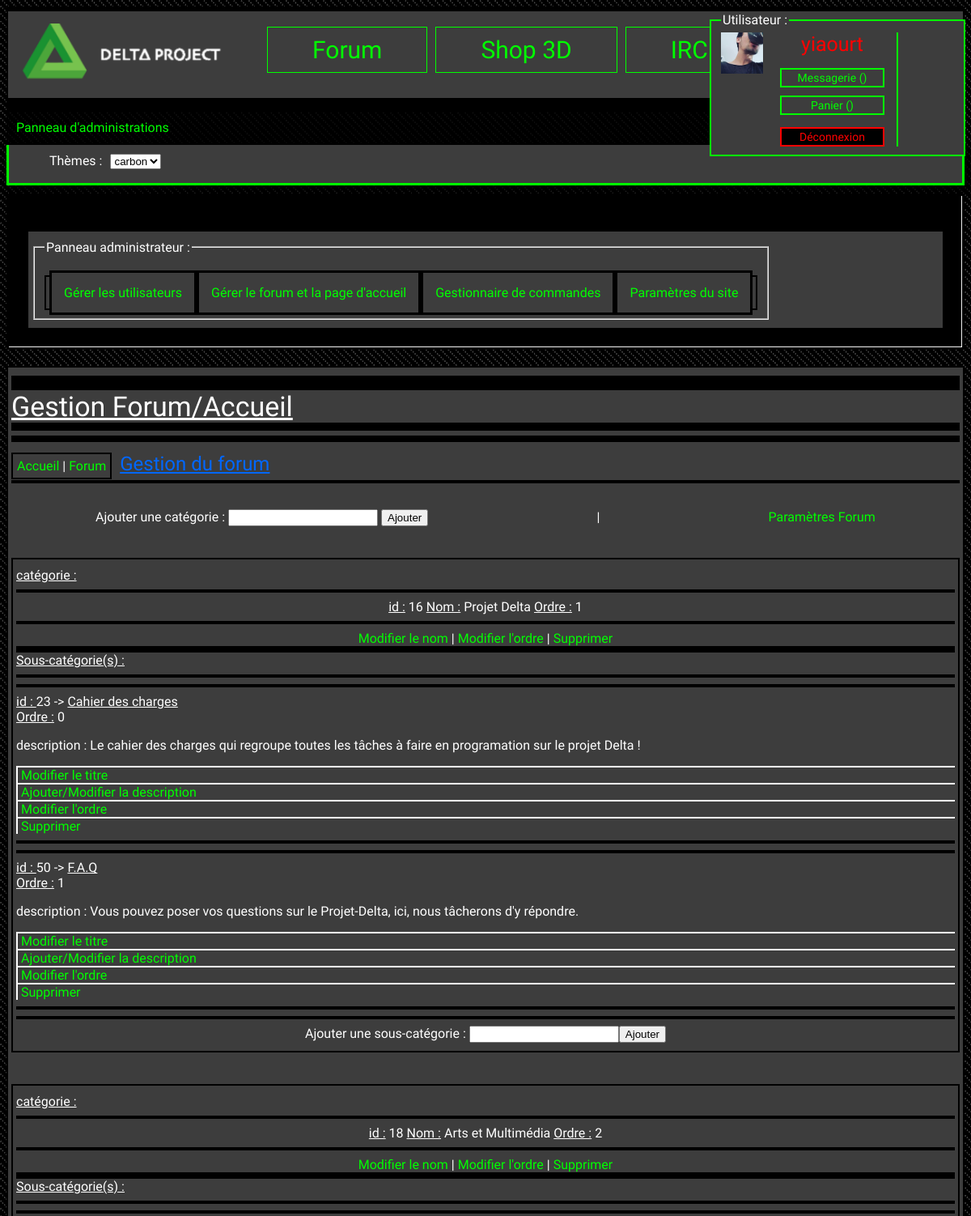
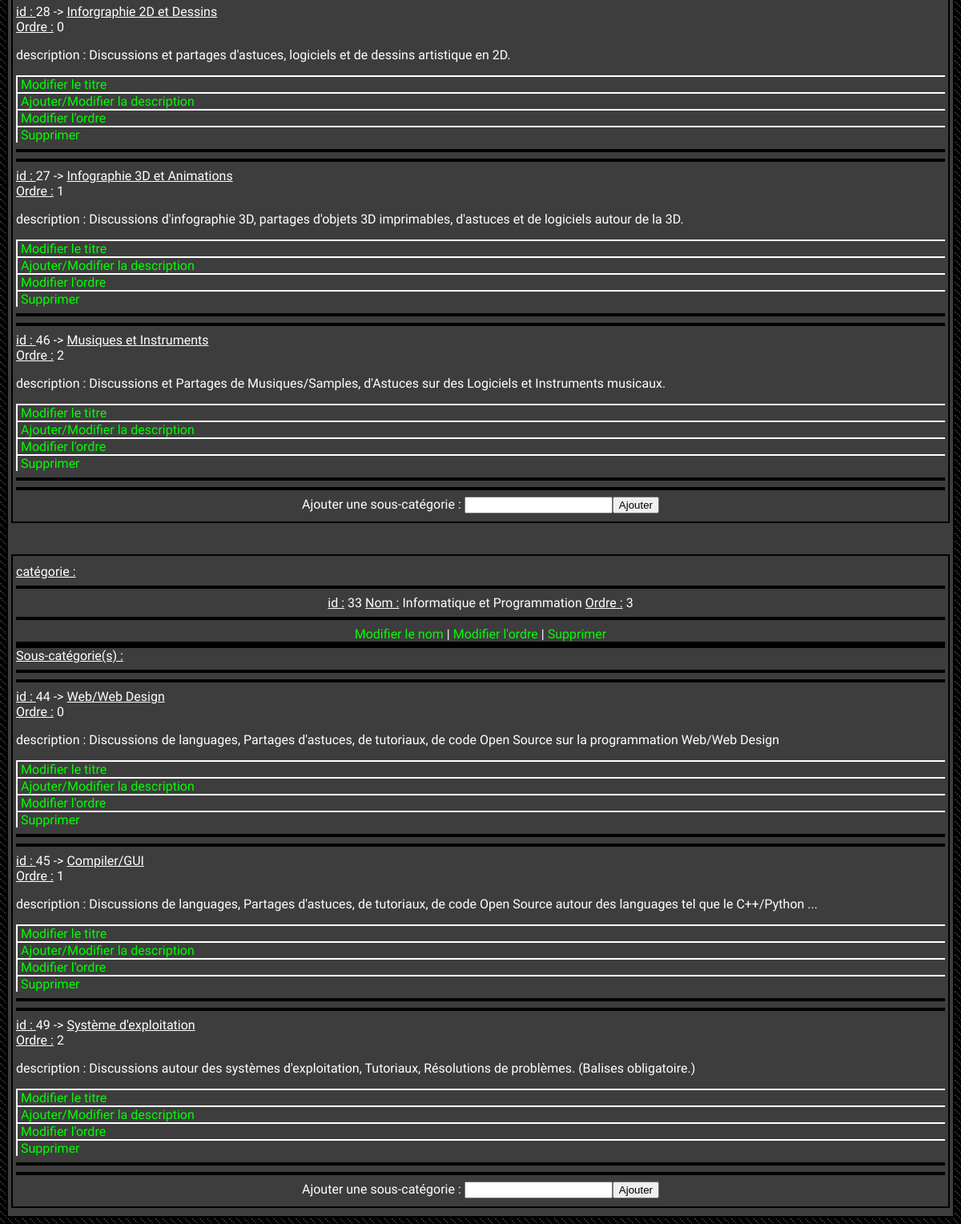
/panel_admin.php?menu=topic&mod=forum (signed in), run on the app's committed database (2 pictures, top to bottom).
### tables this page shows
CREATE TABLE `forum` (
  `id` int(11) NOT NULL AUTO_INCREMENT,
  `titre` text NOT NULL,
  `ordre` int(255) NOT NULL,
  PRIMARY KEY (`id`)
);

CREATE TABLE `sous_forum` (
  `id` int(11) NOT NULL AUTO_INCREMENT,
  `titre` text NOT NULL,
  `id_cat` int(11) NOT NULL,
  `description` text NOT NULL,
  `ordre` int(255) NOT NULL,
  PRIMARY KEY (`id`)
);

### admin/class/admin_forum_gestion.php (the view, shortened to what this page needs)
<?php class forum_gestion{
	public function afficheForum(){
		$bdd = connectSql();
		$req = $bdd->query('SELECT * FROM forum ORDER BY ordre ASC');
		while($sql_forum = $req->fetch()){
			echo '<br/>';
			echo '<div id="menumarg">';
			echo '<u>catégorie :</u><hr width=\"100%\" size=\"1\" />';
			echo '<div id="center"><u>id :</u> '.$sql_forum['id'].' <u>Nom :</u> '.$sql_forum['titre'].' <u>Ordre :</u> '.$sql_forum['ordre'].'</div>
				  <hr width=\"100%\" size=\"1\" />';
			echo '<div id="center"><a href=panel_admin.php?menu=topic&mod=mod_forum&id='.$sql_forum['id'].'>Modifier le nom</a>
					| <a href=panel_admin.php?menu=topic&mod=mod_forum_order&id='.$sql_forum['id'].'>Modifier l\'ordre</a>
					| <a href=panel_admin.php?menu=topic&mod=delete_forum&id='.$sql_forum['id'].'>Supprimer</a></div>';
			echo '<div id="bordernomarg"></div>';
			$req2 = $bdd->prepare('SELECT * FROM sous_forum WHERE id_cat=? ORDER BY ordre ASC');
			$sql_sous_forum = $req2->execute(array($sql_forum['id']));
			echo '<u>Sous-catégorie(s) :</u><hr width=\"100%\" size=\"1\" />';
			while($sql_sous_forum = $req2->fetch()){
				if(!empty($sql_sous_forum['titre'])){
					echo '<hr width=\"100%\" size=\"1\" /><div><u>id : </u>'.$sql_sous_forum['id'].' -> <u>'.$sql_sous_forum['titre'].'</u></div>
					<div><u>Ordre :</u> '.$sql_sous_forum['ordre'].'</div>
					<p>description : '.$sql_sous_forum['description'].'</p><li>
					<div id="flex1border"><a href=panel_admin.php?menu=topic&mod=mod_sous_forum&id='.$sql_sous_forum['id'].'>Modifier le titre</a></div>
					<div id="flex2border"><a href="panel_admin.php?menu=topic&mod=mod_description&id='.$sql_sous_forum['id'].'">Ajouter/Modifier la description</a></div>
					<div id="flex3border"><a href="panel_admin.php?menu=topic&mod=mod_order_sf&id='.$sql_sous_forum['id'].'">Modifier l\'ordre</a></div>
					<div id="flex4border"><a href=panel_admin.php?menu=topic&mod=delete_sous_forum&id='.$sql_sous_forum['id'].'>Supprimer</a></div></li>
					<hr width=\"100%\" size=\"1\" />';
				}
			}
			echo '<hr width=\"100%\" size=\"1\" />';
			echo '<div id="center"><form action="panel_admin.php?menu=topic&mod=forum_new&id_cat='.$sql_forum['id'].'" method="post">';
			echo '<div>Ajouter une sous-catégorie : <input type="text" name="new_sous_forum" />';
			echo '<input type="submit" name="add_new_forum" value="Ajouter"/></form>';
			echo '</div></div>';
		}
	}
}
?>

### themes/carbon.css (style rules this page uses)
body { font-family: 'Cantarell', sans-serif; background-color: white; background-image: url(../img/carbon.jpg); background-repeat: repeat; }
hr { padding:2px; background-color: black; border: 0; }
a { text-decoration: none; color: #00ff00; }
li { list-style-type: none; }
#flex1border { flex: 1; padding-left: 4px; border-left: 2px white solid; border-top: 2px white solid; }
#flex2border { flex: 2; padding-left: 4px; border-left: 2px white solid; border-top: 2px white solid; }
#flex3border { flex: 3; padding-left: 4px; border-left: 2px white solid; border-top: 2px white solid; }
#flex4border { flex: 4; padding-left: 4px; border-left: 2px white solid; border-top: 2px white solid; }
form { display: inline; }
#bordernomarg { border: 4px black solid; }
#menumarg { color: white; width: auto; display: block; background-color: #3d3d3d; margin-top: 20px; padding-top: 10px; padding-right: 4px; padding-bottom:10px; padding-left: 4px; border: 2px black solid; }
#center { color: white; text-align: center; }
img { width: 90%; }

### data on the page
forum: id "16", titre "Projet Delta", ordre "1"
sous_forum: id "23", titre "Cahier des charges", ordre "0", description "Le cahier des charges qui regroupe toutes les tâches à faire en programation sur le projet Delta !"
sous_forum: id "50", titre "F.A.Q", ordre "1", description "Vous pouvez poser vos questions sur le Projet-Delta, ici, nous tâcherons d'y répondre."
forum: id "18", titre "Arts et Multimédia", ordre "2"
sous_forum: id "28", titre "Inforgraphie 2D et Dessins", ordre "0", description "Discussions et partages d'astuces, logiciels et de dessins artistique en 2D."
sous_forum: id "27", titre "Infographie 3D et Animations", ordre "1", description "Discussions d'infographie 3D, partages d'objets 3D imprimables, d'astuces et de logiciels autour de la 3D."
sous_forum: id "46", titre "Musiques et Instruments", ordre "2", description "Discussions et Partages de Musiques/Samples, d'Astuces sur des Logiciels et Instruments musicaux."
forum: id "33", titre "Informatique et Programmation", ordre "3"
sous_forum: id "44", titre "Web/Web Design", ordre "0", description "Discussions de languages, Partages d'astuces, de tutoriaux, de code Open Source sur la programmation Web/Web Design"
sous_forum: id "45", titre "Compiler/GUI", ordre "1", description "Discussions de languages, Partages d'astuces, de tutoriaux, de code Open Source autour des languages tel que le C++/Python ..."
sous_forum: id "49", titre "Système d'exploitation", ordre "2", description "Discussions autour des systèmes d'exploitation, Tutoriaux, Résolutions de problèmes. (Balises obligatoire.)"
